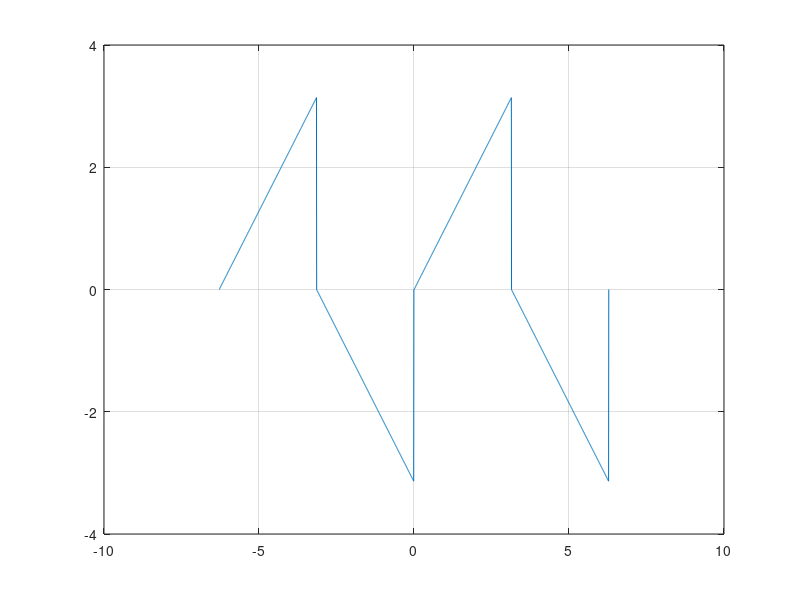

The MATLAB source for this figure:
f = @(x) x.*(0 <= x & x < pi) + (pi-x).*(pi <= x & x < 2*pi)

x = linspace(0, 2*pi, 1000);
y = f(x);

ry = repmat(y, 1, 2);
rx = linspace(-2*pi, 2*pi, length(ry));

plot(rx, ry);
grid on;

